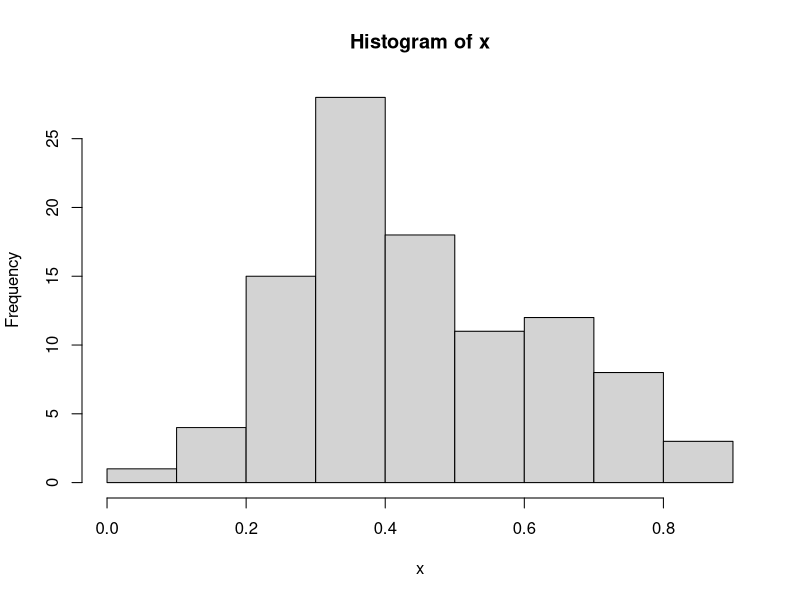
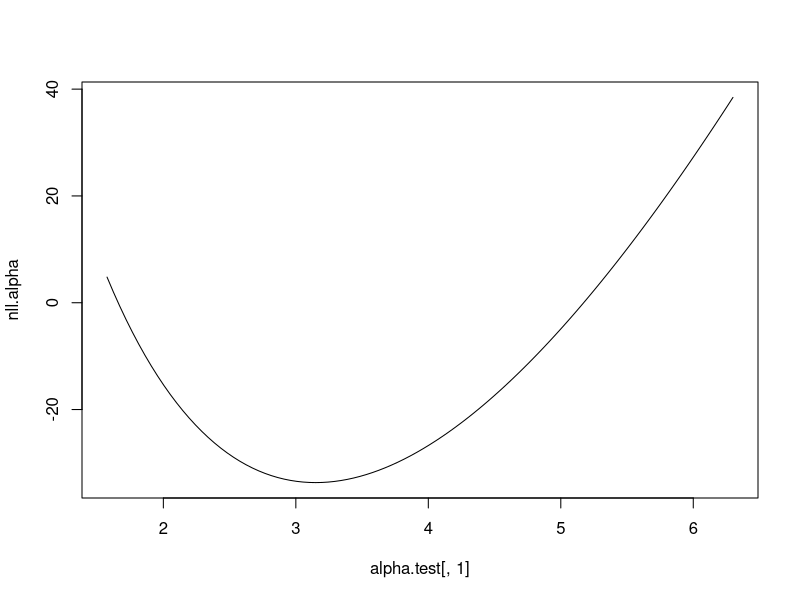
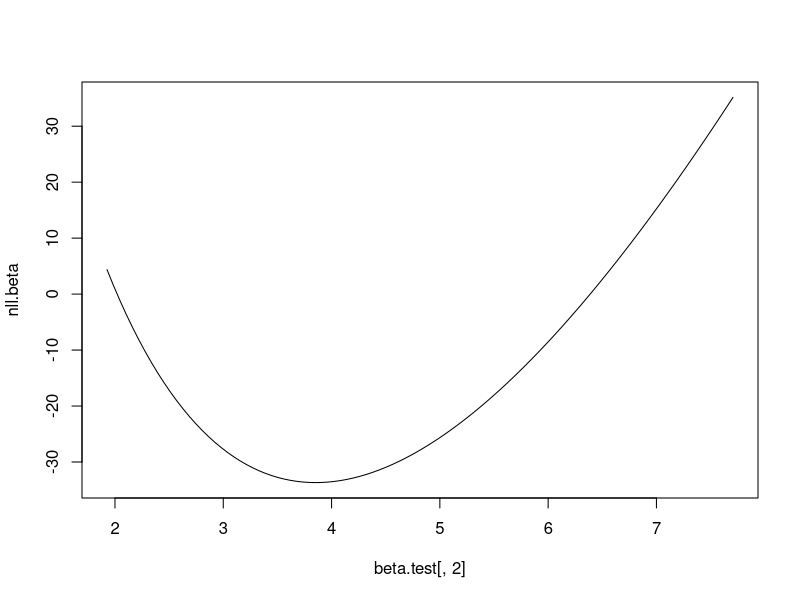

R code for these plots, in order:

## Simulate some data for illustration

n <- 100; alpha <- 3; beta <- 4
x <- rbeta(100, alpha, beta)
hist(x)

## Write a function for the negative log-likelihood

nll <- function(par, x, verbose = FALSE){
  alpha <- par[1]; beta <- par[2] # unpack
  ll <- sum(dbeta(x, alpha, beta, log = TRUE))
  if (verbose) print(c(par, -ll))
  return(-ll)
}

## Numerically minimize it

start <- c(alpha = 1, beta = 1) # starting values
eps <- 1e-10 # small value for lower bounds

op <- optim(par = start, fn = nll,
            lower = rep(eps, 2),
            x = x, verbose = TRUE)
op # This is a list; extract elements using $
mle <- op$par

## Examine the nll at the min

alpha.test <- cbind(seq(mle[1]/2, mle[1]*2, length = 100), mle[2])
nll.alpha <- apply(alpha.test, 1, nll, x = x, verbose = FALSE)
plot(alpha.test[,1], nll.alpha, type = "l")

beta.test <- cbind(mle[1], seq(mle[2]/2, mle[2]*2, length = 100))
nll.beta <- apply(beta.test, 1, nll, x = x, verbose = FALSE)
plot(beta.test[,2], nll.beta, type = "l")

## Do it again, this time estimating the Hessian

op <- optim(par = start, fn = nll,
            lower = rep(eps, 2), hessian = TRUE,
            x = x, verbose = TRUE)
mle <- op$par
J <- solve(op$hessian) # no negative - already working with negative ll
se.hat <- sqrt(diag(J))

lower <- mle - 2*se.hat
upper <- mle + 2*se.hat


